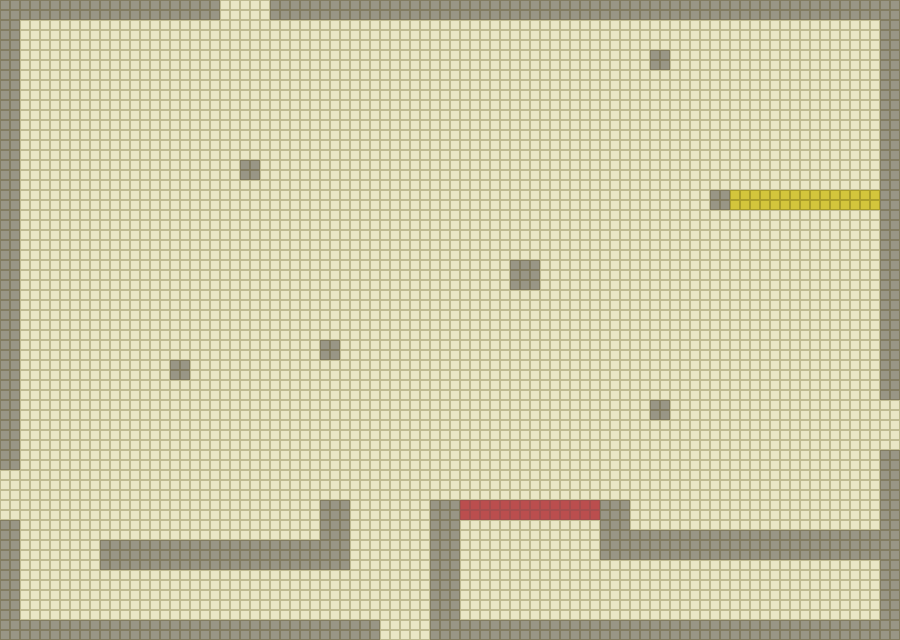

This is a level from a 2D game, rendered from its Tiled map with the project's own tilesets. A one-line summary and the map file follow, with tile-layer data summarised:
An orthogonal 90x64 tile map with 10x10 px tiles, 4 tile layers (Ground, Walls, RedDoor, YellowDoor) and 5 objects (playerSpawn, enemySpawn1, enemySpawn2, buttonSpawn1, buttonSpawn2).

<map version="1.8" tiledversion="1.8.5" orientation="orthogonal" renderorder="right-down" width="90" height="64" tilewidth="10" tileheight="10" infinite="0" nextlayerid="7" nextobjectid="32">
 <editorsettings>
  <export target="testlvl.json" format="json" />
 </editorsettings>
 <tileset firstgid="1" name="PlsTiles" tilewidth="10" tileheight="10" tilecount="4" columns="2">
  <image source="TestTileSet.png" width="20" height="20" />
  <tile id="0">
   <properties>
    <property name="collides" type="bool" value="true" />
    <property name="color" value="red" />
   </properties>
  </tile>
  <tile id="1">
   <properties>
    <property name="collides" type="bool" value="true" />
    <property name="color" value="yellow" />
   </properties>
  </tile>
  <tile id="2">
   <properties>
    <property name="collides" type="bool" value="true" />
   </properties>
  </tile>
  <tile id="3">
   <properties>
    <property name="collides" type="bool" value="false" />
   </properties>
  </tile>
 </tileset>
 <layer id="1" name="Ground" width="90" height="64">
  <data>[5760 cells, 5760 non-empty, 2 distinct tile ids]</data>
 </layer>
 <layer id="2" name="Walls" width="90" height="64">
  <data>[5760 cells, 809 non-empty, 1 distinct tile ids]</data>
 </layer>
 <layer id="5" name="RedDoor" width="90" height="64">
  <data>[5760 cells, 28 non-empty, 1 distinct tile ids]</data>
 </layer>
 <layer id="6" name="YellowDoor" width="90" height="64">
  <data>[5760 cells, 30 non-empty, 1 distinct tile ids]</data>
 </layer>
 <objectgroup id="3" name="Objects">
  <object id="1" name="playerSpawn" x="412" y="212">
   <properties>
    <property name="size" type="int" value="50" />
   </properties>
   <point />
  </object>
  <object id="2" name="enemySpawn1" x="125" y="191">
   <properties>
    <property name="size" type="int" value="40" />
   </properties>
   <point />
  </object>
  <object id="3" name="enemySpawn2" x="797" y="335">
   <properties>
    <property name="size" type="int" value="80" />
   </properties>
   <point />
  </object>
  <object id="29" name="buttonSpawn1" x="254" y="594">
   <properties>
    <property name="door" value="red" />
    <property name="size" type="int" value="20" />
   </properties>
   <point />
  </object>
  <object id="30" name="buttonSpawn2" x="684" y="44">
   <properties>
    <property name="door" value="yellow" />
    <property name="size" type="int" value="40" />
   </properties>
   <point />
  </object>
 </objectgroup>
</map>
